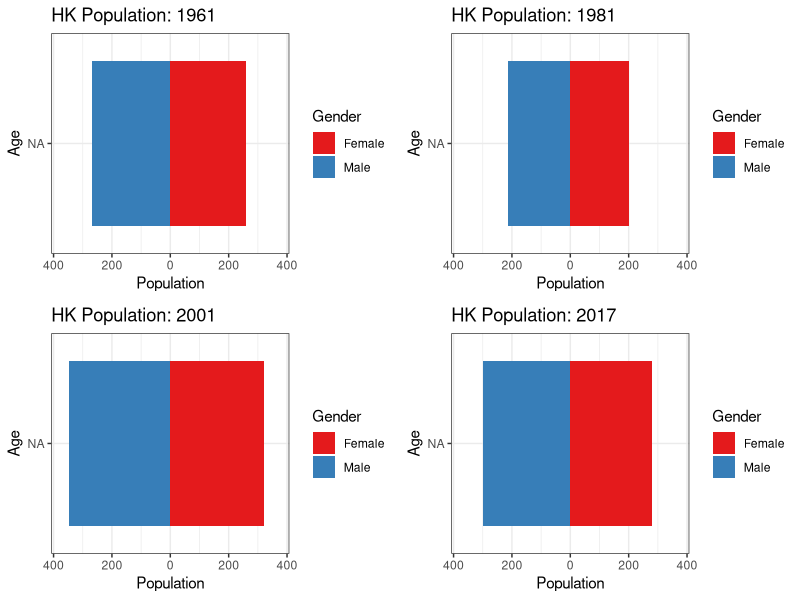

Generate this figure with R:
# Question 1: Hong Kong Population Pyramids
DataX = read.csv("HongKongPopulation2017.csv") 
tmp = levels(DataX$Age.group)
DataX$Age = factor(DataX$Age.group, tmp[c(2,11,3:10,12:18,1)])
DataX1 = rbind(data.frame(DataX[,c("Year","Age")], Gender="Male", Population=DataX[,3]),
               data.frame(DataX[,c("Year","Age")], Gender="Female", Population=DataX[,4]))

library(ggplot2)
library(gridExtra)
ListYear = c(1961, 1981, 2001, 2017)
for (k in 1:length(ListYear)){
  TmpX = DataX1[DataX1$Year==ListYear[k], ]
  idx = TmpX$Gender=="Male"
  TmpX$Population[idx] = -TmpX$Population[idx]
  tmp = ggplot(TmpX, aes(x = Age, y = Population, fill=Gender)) + 
    geom_bar(stat="identity")+
    scale_y_continuous(labels = abs, limits = max(abs(DataX1$Population))*c(-1,1)) + 
    coord_flip() + theme_bw() + scale_fill_brewer(palette = "Set1") +
    ggtitle(paste("HK Population:", ListYear[k]))
  eval(parse(text=paste(paste("g",k,sep=""),"= tmp")))
}
grid.arrange(g1, g2, g3, g4, nrow=2, ncol=2)  


 
